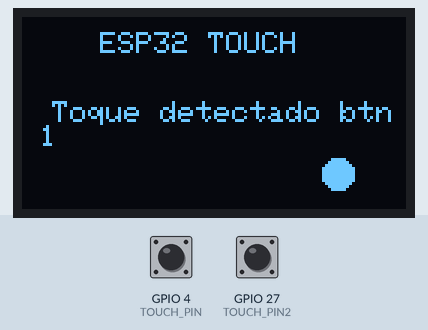
This sketch was run on a simulated ESP32. Parts: 128×64 one-colour display. The test bench sets the inputs (shaded band); at power-on: GPIO 4 (TOUCH_PIN) HIGH, GPIO 27 (TOUCH_PIN2) HIGH.

Above: at 0.1 s.

The sketch:

labo4codigo2.ino
```cpp
#include <Wire.h>
#include <Adafruit_GFX.h>
#include <Adafruit_SH110X.h>

#define SCREEN_WIDTH 128
#define SCREEN_HEIGHT 64
#define OLED_RESET -1
#define OLED_ADDRESS 0x3C

Adafruit_SH1106G display(
  SCREEN_WIDTH,
  SCREEN_HEIGHT,
  &Wire,
  OLED_RESET
);

const int TOUCH_PIN = 4;
const int TOUCH_PIN2 = 27;

const int UMBRAL_TOUCH = 500;

void setup() {
  Serial.begin(115200);

  // Inicializar I2C en los pines por defecto del ESP32 (SDA = 21, SCL = 22)
  Wire.begin(21, 22);

  if (!display.begin(OLED_ADDRESS, true)) {
    Serial.println("Error al iniciar la pantalla OLED");
    while (1);
  }

  display.clearDisplay();
  display.setTextColor(SH110X_WHITE);
}

void loop() {
  int valorTouch = touchRead(TOUCH_PIN);
  int valorTouch2 = touchRead(TOUCH_PIN2);

  display.clearDisplay();

  // Título fijo
  display.setTextSize(1);
  display.setCursor(26, 5);
  display.println("ESP32 TOUCH");

  // Evaluación de los pines táctiles
  if (valorTouch < UMBRAL_TOUCH) {
    display.setCursor(10, 28);
    display.println("Toque detectado btn 1");
    display.fillCircle(105, 52, 5, SH110X_WHITE);
  }
  else if (valorTouch2 < UMBRAL_TOUCH) {
    display.setCursor(10, 28);
    display.println("Toque detectado btn 2");
    display.fillCircle(20, 52, 5, SH110X_WHITE);
  }
  else {
    display.setCursor(32, 28);
    display.println("Esperando...");
    display.fillCircle(60, 52, 5, SH110X_WHITE);
  }

  display.display();
  delay(100);
}
```
